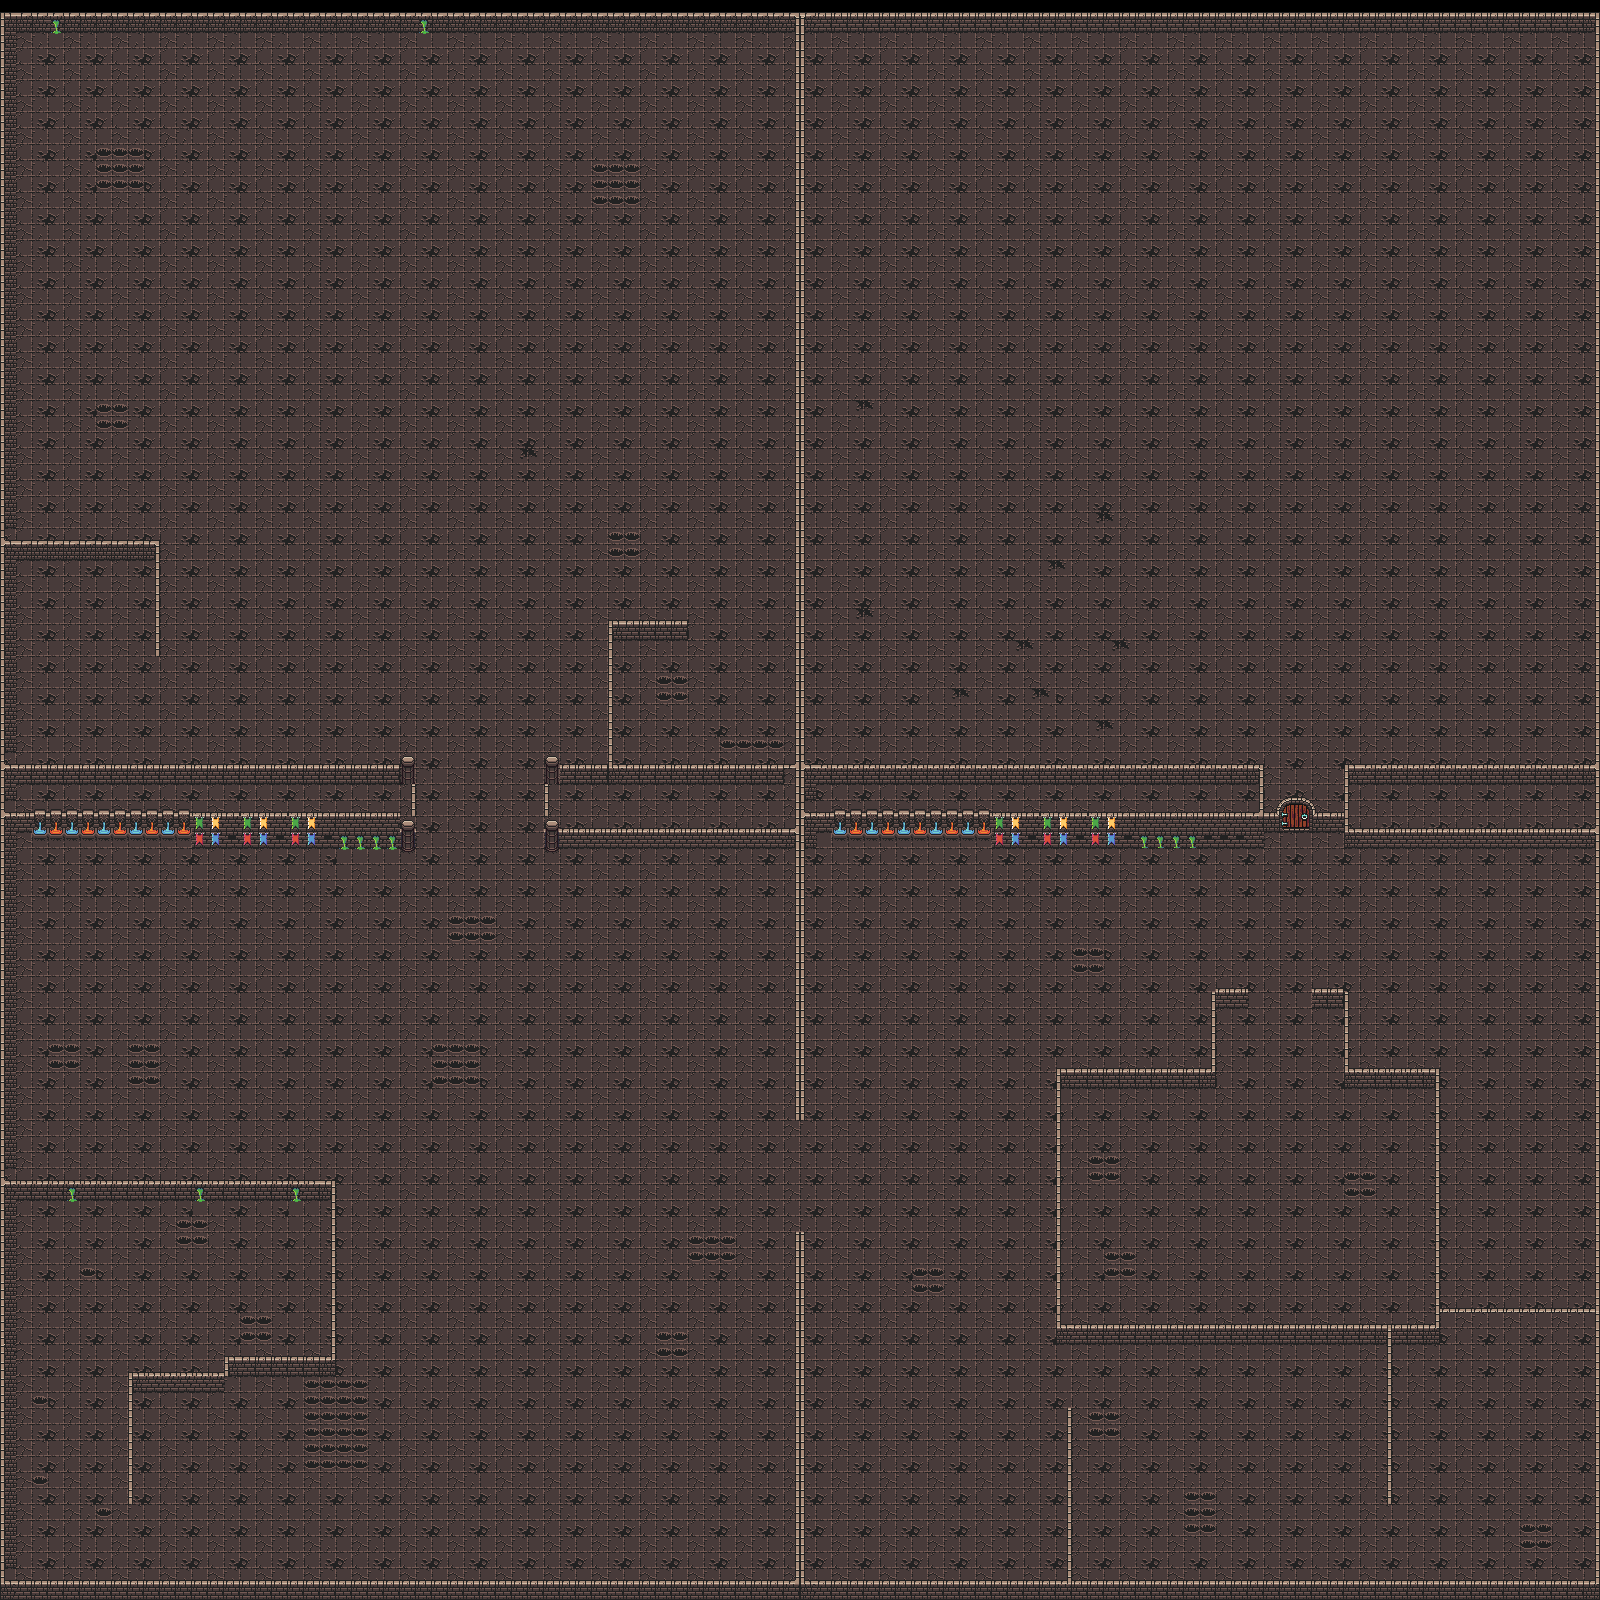

The image is a tile-based game level rendered from a .tmx file. Its description and source (layers, tilesets, objects; grid data summarised) follow:
An orthogonal 100x100 tile map with 16x16 px tiles, 4 tile layers (Ground, Walls, Door, Dead), 2 tilesets and 133 objects.

<map version="1.4" tiledversion="1.4.1" orientation="orthogonal" renderorder="right-down" width="100" height="100" tilewidth="16" tileheight="16" infinite="0" nextlayerid="19" nextobjectid="152">
 <editorsettings>
  <export target="dungeon3.json" format="json" />
 </editorsettings>
 <tileset firstgid="1" name="0x72_DungeonTilesetII_v1.3" tilewidth="16" tileheight="16" tilecount="1024" columns="32">
  <image source="0x72_DungeonTilesetII_v1.3.png" width="512" height="512" />
  <tile id="1">
   <properties>
    <property name="collides" type="bool" value="false" />
   </properties>
  </tile>
  <tile id="2">
   <properties>
    <property name="collides" type="bool" value="false" />
   </properties>
  </tile>
  <tile id="3">
   <properties>
    <property name="collides" type="bool" value="false" />
   </properties>
  </tile>
  <tile id="4">
   <properties>
    <property name="collides" type="bool" value="false" />
   </properties>
  </tile>
  <tile id="5">
   <properties>
    <property name="collides" type="bool" value="false" />
   </properties>
  </tile>
  <tile id="6">
   <properties>
    <property name="collides" type="bool" value="false" />
   </properties>
  </tile>
  <tile id="33">
   <properties>
    <property name="collides" type="bool" value="true" />
   </properties>
  </tile>
  <tile id="34">
   <properties>
    <property name="collides" type="bool" value="true" />
   </properties>
  </tile>
  <tile id="35">
   <properties>
    <property name="collides" type="bool" value="true" />
   </properties>
  </tile>
  <tile id="36">
   <properties>
    <property name="collides" type="bool" value="true" />
   </properties>
  </tile>
  <tile id="37">
   <properties>
    <property name="collides" type="bool" value="true" />
   </properties>
  </tile>
  <tile id="38">
   <properties>
    <property name="collides" type="bool" value="true" />
   </properties>
  </tile>
  <tile id="65">
   <properties>
    <property name="collides" type="bool" value="true" />
   </properties>
  </tile>
  <tile id="66">
   <properties>
    <property name="collides" type="bool" value="true" />
   </properties>
  </tile>
  <tile id="67">
   <properties>
    <property name="collides" type="bool" value="true" />
   </properties>
  </tile>
  <tile id="68">
   <properties>
    <property name="collides" type="bool" value="false" />
   </properties>
  </tile>
  <tile id="69">
   <properties>
    <property name="collides" type="bool" value="false" />
   </properties>
  </tile>
  <tile id="70">
   <properties>
    <property name="collides" type="bool" value="false" />
   </properties>
  </tile>
  <tile id="97">
   <properties>
    <property name="collides" type="bool" value="true" />
   </properties>
  </tile>
  <tile id="98">
   <properties>
    <property name="collides" type="bool" value="true" />
   </properties>
  </tile>
  <tile id="99">
   <properties>
    <property name="collides" type="bool" value="true" />
   </properties>
  </tile>
  <tile id="100">
   <properties>
    <property name="collides" type="bool" value="true" />
   </properties>
  </tile>
  <tile id="101">
   <properties>
    <property name="collides" type="bool" value="true" />
   </properties>
  </tile>
  <tile id="102">
   <properties>
    <property name="collides" type="bool" value="true" />
   </properties>
  </tile>
  <tile id="129">
   <properties>
    <property name="collides" type="bool" value="false" />
   </properties>
  </tile>
  <tile id="130">
   <properties>
    <property name="collides" type="bool" value="false" />
   </properties>
  </tile>
  <tile id="131">
   <properties>
    <property name="collides" type="bool" value="false" />
   </properties>
  </tile>
  <tile id="132">
   <properties>
    <property name="collides" type="bool" value="false" />
   </properties>
  </tile>
  <tile id="133">
   <properties>
    <property name="collides" type="bool" value="false" />
   </properties>
  </tile>
  <tile id="134">
   <properties>
    <property name="collides" type="bool" value="false" />
   </properties>
  </tile>
  <tile id="161">
   <properties>
    <property name="collides" type="bool" value="false" />
   </properties>
  </tile>
  <tile id="162">
   <properties>
    <property name="collides" type="bool" value="false" />
   </properties>
  </tile>
  <tile id="163">
   <properties>
    <property name="collides" type="bool" value="false" />
   </properties>
  </tile>
  <tile id="164">
   <properties>
    <property name="collides" type="bool" value="true" />
   </properties>
  </tile>
  <tile id="165">
   <properties>
    <property name="collides" type="bool" value="true" />
   </properties>
  </tile>
  <tile id="166">
   <properties>
    <property name="collides" type="bool" value="true" />
   </properties>
  </tile>
  <tile id="193">
   <properties>
    <property name="collides" type="bool" value="false" />
   </properties>
  </tile>
  <tile id="194">
   <properties>
    <property name="collides" type="bool" value="false" />
   </properties>
  </tile>
  <tile id="195">
   <properties>
    <property name="collides" type="bool" value="true" />
   </properties>
  </tile>
  <tile id="196">
   <properties>
    <property name="collides" type="bool" value="false" />
   </properties>
  </tile>
  <tile id="197">
   <properties>
    <property name="collides" type="bool" value="true" />
   </properties>
  </tile>
  <tile id="198">
   <properties>
    <property name="collides" type="bool" value="true" />
   </properties>
  </tile>
  <tile id="224">
   <properties>
    <property name="collides" type="bool" value="true" />
   </properties>
  </tile>
  <tile id="225">
   <properties>
    <property name="collides" type="bool" value="true" />
   </properties>
  </tile>
  <tile id="226">
   <properties>
    <property name="collides" type="bool" value="true" />
   </properties>
  </tile>
  <tile id="227">
   <properties>
    <property name="collides" type="bool" value="true" />
   </properties>
  </tile>
  <tile id="228">
   <properties>
    <property name="collides" type="bool" value="true" />
   </properties>
  </tile>
  <tile id="229">
   <properties>
    <property name="collides" type="bool" value="true" />
   </properties>
  </tile>
  <tile id="230">
   <properties>
    <property name="collides" type="bool" value="false" />
   </properties>
  </tile>
  <tile id="256">
   <properties>
    <property name="collides" type="bool" value="true" />
   </properties>
  </tile>
  <tile id="257">
   <properties>
    <property name="collides" type="bool" value="true" />
   </properties>
  </tile>
  <tile id="258">
   <properties>
    <property name="collides" type="bool" value="true" />
   </properties>
  </tile>
  <tile id="259">
   <properties>
    <property name="collides" type="bool" value="true" />
   </properties>
  </tile>
  <tile id="260">
   <properties>
    <property name="collides" type="bool" value="true" />
   </properties>
  </tile>
  <tile id="261">
   <properties>
    <property name="collides" type="bool" value="true" />
   </properties>
  </tile>
  <tile id="262">
   <properties>
    <property name="collides" type="bool" value="false" />
   </properties>
  </tile>
  <tile id="288">
   <properties>
    <property name="collides" type="bool" value="true" />
   </properties>
  </tile>
  <tile id="289">
   <properties>
    <property name="collides" type="bool" value="true" />
   </properties>
  </tile>
  <tile id="290">
   <properties>
    <property name="collides" type="bool" value="true" />
   </properties>
  </tile>
  <tile id="291">
   <properties>
    <property name="collides" type="bool" value="true" />
   </properties>
  </tile>
  <tile id="292">
   <properties>
    <property name="collides" type="bool" value="true" />
   </properties>
  </tile>
  <tile id="293">
   <properties>
    <property name="collides" type="bool" value="true" />
   </properties>
  </tile>
  <tile id="294">
   <properties>
    <property name="collides" type="bool" value="true" />
   </properties>
  </tile>
  <tile id="320">
   <properties>
    <property name="collides" type="bool" value="true" />
   </properties>
  </tile>
  <tile id="321">
   <properties>
    <property name="collides" type="bool" value="true" />
   </properties>
  </tile>
  <tile id="322">
   <properties>
    <property name="collides" type="bool" value="true" />
   </properties>
  </tile>
  <tile id="323">
   <properties>
    <property name="collides" type="bool" value="true" />
   </properties>
  </tile>
  <tile id="324">
   <properties>
    <property name="collides" type="bool" value="true" />
   </properties>
  </tile>
  <tile id="325">
   <properties>
    <property name="collides" type="bool" value="true" />
   </properties>
  </tile>
  <tile id="326">
   <properties>
    <property name="collides" type="bool" value="false" />
   </properties>
  </tile>
  <tile id="353">
   <properties>
    <property name="collides" type="bool" value="false" />
   </properties>
  </tile>
  <tile id="354">
   <properties>
    <property name="collides" type="bool" value="false" />
   </properties>
  </tile>
  <tile id="355">
   <properties>
    <property name="collides" type="bool" value="false" />
   </properties>
  </tile>
  <tile id="356">
   <properties>
    <property name="collides" type="bool" value="false" />
   </properties>
  </tile>
  <tile id="357">
   <properties>
    <property name="collides" type="bool" value="false" />
   </properties>
  </tile>
  <tile id="358">
   <properties>
    <property name="collides" type="bool" value="false" />
   </properties>
  </tile>
  <tile id="385">
   <properties>
    <property name="collides" type="bool" value="false" />
   </properties>
  </tile>
  <tile id="386">
   <properties>
    <property name="collides" type="bool" value="false" />
   </properties>
  </tile>
  <tile id="387">
   <properties>
    <property name="collides" type="bool" value="false" />
   </properties>
  </tile>
  <tile id="388">
   <properties>
    <property name="collides" type="bool" value="false" />
   </properties>
  </tile>
  <tile id="389">
   <properties>
    <property name="collides" type="bool" value="false" />
   </properties>
  </tile>
  <tile id="390">
   <properties>
    <property name="collides" type="bool" value="false" />
   </properties>
  </tile>
  <tile id="417">
   <properties>
    <property name="collides" type="bool" value="true" />
   </properties>
  </tile>
  <tile id="418">
   <properties>
    <property name="collides" type="bool" value="true" />
   </properties>
  </tile>
  <tile id="419">
   <properties>
    <property name="collides" type="bool" value="true" />
   </properties>
  </tile>
  <tile id="420">
   <properties>
    <property name="collides" type="bool" value="true" />
   </properties>
  </tile>
  <tile id="421">
   <properties>
    <property name="collides" type="bool" value="true" />
   </properties>
  </tile>
  <tile id="422">
   <properties>
    <property name="collides" type="bool" value="true" />
   </properties>
  </tile>
  <tile id="449">
   <properties>
    <property name="collides" type="bool" value="true" />
   </properties>
  </tile>
  <tile id="450">
   <properties>
    <property name="collides" type="bool" value="true" />
   </properties>
  </tile>
  <tile id="451">
   <properties>
    <property name="collides" type="bool" value="true" />
   </properties>
  </tile>
  <tile id="452">
   <properties>
    <property name="collides" type="bool" value="true" />
   </properties>
  </tile>
  <tile id="453">
   <properties>
    <property name="collides" type="bool" value="true" />
   </properties>
  </tile>
  <tile id="454">
   <properties>
    <property name="collides" type="bool" value="true" />
   </properties>
  </tile>
  <tile id="481">
   <properties>
    <property name="collides" type="bool" value="true" />
   </properties>
  </tile>
  <tile id="482">
   <properties>
    <property name="collides" type="bool" value="true" />
   </properties>
  </tile>
  <tile id="483">
   <properties>
    <property name="collides" type="bool" value="true" />
   </properties>
  </tile>
  <tile id="484">
   <properties>
    <property name="collides" type="bool" value="true" />
   </properties>
  </tile>
  <tile id="485">
   <properties>
    <property name="collides" type="bool" value="true" />
   </properties>
  </tile>
  <tile id="486">
   <properties>
    <property name="collides" type="bool" value="true" />
   </properties>
  </tile>
 </tileset>
 <tileset firstgid="1025" name="0x72_16x16DungeonTileset.v4" tilewidth="16" tileheight="16" tilecount="256" columns="16">
  <image source="0x72_16x16DungeonTileset.v4.png" width="256" height="256" />
  <tile id="49">
   <properties>
    <property name="collides" type="bool" value="true" />
   </properties>
  </tile>
  <tile id="101">
   <properties>
    <property name="collides" type="bool" value="true" />
   </properties>
  </tile>
  <tile id="102">
   <properties>
    <property name="collides" type="bool" value="true" />
   </properties>
  </tile>
  <tile id="117">
   <properties>
    <property name="collides" type="bool" value="true" />
   </properties>
  </tile>
  <tile id="118">
   <properties>
    <property name="collides" type="bool" value="true" />
   </properties>
  </tile>
 </tileset>
 <layer id="1" name="Ground" width="100" height="100" locked="1">
  <data>[10000 cells, 9900 non-empty, 8 distinct tile ids]</data>
 </layer>
 <objectgroup id="16" name="Enemies2" locked="1">
  <object id="137" gid="494" x="1072" y="208" width="16" height="16" />
  <object id="138" gid="494" x="1360" y="208" width="16" height="16" />
  <object id="139" gid="494" x="1216" y="320" width="16" height="16" />
  <object id="140" gid="494" x="1216" y="480" width="16" height="16" />
  <object id="141" gid="494" x="1072" y="544" width="16" height="16" />
  <object id="142" gid="494" x="1344" y="560" width="16" height="16" />
 </objectgroup>
 <objectgroup id="18" name="EndGame">
  <object id="151" gid="308" x="1216" y="400" width="16" height="16" />
 </objectgroup>
 <objectgroup id="17" name="Enemies3">
  <object id="143" gid="494" x="960" y="736" width="16" height="16" />
  <object id="144" gid="494" x="1456" y="736" width="16" height="16" />
  <object id="145" gid="494" x="880" y="80" width="16" height="16" />
  <object id="146" gid="494" x="1504" y="80" width="16" height="16" />
  <object id="147" gid="494" x="864" y="400" width="16" height="16" />
  <object id="148" gid="494" x="1504" y="400" width="16" height="16" />
  <object id="149" gid="494" x="1040" y="400" width="16" height="16" />
  <object id="150" gid="494" x="1424" y="400" width="16" height="16" />
 </objectgroup>
 <objectgroup id="8" name="Enemies" locked="1">
  <object id="47" gid="492" x="16" y="624" width="16" height="16" />
  <object id="48" gid="492" x="128" y="624" width="16" height="16" />
  <object id="49" gid="492" x="16" y="736" width="16" height="16" />
  <object id="50" gid="492" x="112" y="736" width="16" height="16" />
  <object id="51" gid="489" x="320" y="464" width="16" height="16" />
  <object id="52" gid="489" x="544" y="464" width="16" height="16" />
  <object id="53" gid="489" x="320" y="352" width="16" height="16" />
  <object id="54" gid="489" x="544" y="352" width="16" height="16" />
  <object id="55" gid="489" x="320" y="256" width="16" height="16" />
  <object id="56" gid="489" x="544" y="256" width="16" height="16" />
  <object id="66" gid="489" x="640" y="720" width="16" height="16" />
  <object id="67" gid="489" x="640" y="672" width="16" height="16" />
  <object id="93" gid="490" x="48" y="1248" width="16" height="16" />
  <object id="94" gid="490" x="144" y="1248" width="16" height="16" />
  <object id="95" gid="490" x="48" y="1328" width="16" height="16" />
  <object id="96" gid="490" x="144" y="1328" width="16" height="16" />
  <object id="98" gid="490" x="448" y="1248" width="16" height="16" />
  <object id="99" gid="490" x="544" y="1248" width="16" height="16" />
  <object id="100" gid="490" x="448" y="1344" width="16" height="16" />
  <object id="102" gid="490" x="544" y="1344" width="16" height="16" />
  <object id="103" gid="490" x="144" y="992" width="16" height="16" />
  <object id="104" gid="490" x="144" y="944" width="16" height="16" />
  <object id="105" gid="490" x="208" y="944" width="16" height="16" />
  <object id="106" gid="490" x="208" y="992" width="16" height="16" />
  <object id="107" gid="490" x="656" y="944" width="16" height="16" />
  <object id="108" gid="490" x="704" y="944" width="16" height="16" />
  <object id="109" gid="490" x="656" y="992" width="16" height="16" />
  <object id="110" gid="490" x="704" y="992" width="16" height="16" />
  <object id="115" gid="494" x="1424" y="1440" width="16" height="16" />
  <object id="116" gid="494" x="1536" y="1440" width="16" height="16" />
  <object id="117" gid="494" x="1424" y="1504" width="16" height="16" />
  <object id="118" gid="494" x="1536" y="1504" width="16" height="16" />
  <object id="119" gid="494" x="1120" y="1392" width="16" height="16" />
  <object id="120" gid="494" x="1312" y="1392" width="16" height="16" />
  <object id="121" gid="494" x="1120" y="1488" width="16" height="16" />
  <object id="122" gid="494" x="1312" y="1488" width="16" height="16" />
  <object id="123" gid="494" x="1168" y="1200" width="16" height="16" />
  <object id="124" gid="494" x="1312" y="1200" width="16" height="16" />
  <object id="125" gid="494" x="1184" y="1296" width="16" height="16" />
  <object id="126" gid="494" x="1328" y="1312" width="16" height="16" />
  <object id="127" gid="494" x="976" y="928" width="16" height="16" />
  <object id="128" gid="494" x="960" y="1536" width="16" height="16" />
 </objectgroup>
 <objectgroup id="15" name="Enemies1" locked="1">
  <object id="129" gid="494" x="960" y="160" width="16" height="16" />
  <object id="130" gid="494" x="1424" y="160" width="16" height="16" />
  <object id="131" gid="494" x="960" y="336" width="16" height="16" />
  <object id="132" gid="494" x="1440" y="336" width="16" height="16" />
  <object id="133" gid="494" x="944" y="480" width="16" height="16" />
  <object id="134" gid="494" x="1440" y="480" width="16" height="16" />
  <object id="135" gid="494" x="944" y="592" width="16" height="16" />
  <object id="136" gid="494" x="1456" y="592" width="16" height="16" />
 </objectgroup>
 <objectgroup id="5" name="Chest" locked="1">
  <object id="21" gid="596" x="80.3333" y="575" width="16" height="16" />
  <object id="111" gid="596" x="496" y="1488" width="16" height="16" />
  <object id="114" gid="596" x="1504" y="1360" width="16" height="16" />
 </objectgroup>
 <objectgroup id="12" name="Spikes2" locked="1">
  <object id="68" gid="357" x="784" y="1136" width="16" height="16" />
  <object id="69" gid="357" x="784" y="1152" width="16" height="16" />
  <object id="70" gid="357" x="784" y="1168" width="16" height="16" />
  <object id="71" gid="357" x="784" y="1184" width="16" height="16" />
  </objectgroup>
 <objectgroup id="10" name="Spikes1" locked="1">
  <!-- 7 objects omitted --></objectgroup>
 <objectgroup id="6" name="Spikes" locked="1">
  <!-- 21 objects omitted --></objectgroup>
 <objectgroup id="14" name="Button3" locked="1">
  <!-- 1 objects omitted --></objectgroup>
 <objectgroup id="13" name="Button2" locked="1">
  <!-- 1 objects omitted --></objectgroup>
 <objectgroup id="11" name="Button1" locked="1">
  <!-- 1 objects omitted --></objectgroup>
 <layer id="2" name="Walls" width="100" height="100" locked="1">
  <data>[10000 cells, 1450 non-empty, 39 distinct tile ids]</data>
 </layer>
 <layer id="9" name="Door" width="100" height="100" locked="1">
  <data>[10000 cells, 10 non-empty, 10 distinct tile ids]</data>
 </layer>
 <layer id="4" name="Dead" width="100" height="100">
  <data>[10000 cells, 139 non-empty, 1 distinct tile ids]</data>
 </layer>
 <objectgroup id="3" name="Boxes" locked="1">
  <!-- 19 objects omitted --></objectgroup>
</map>
<!-- 61 of 133 objects omitted -->
